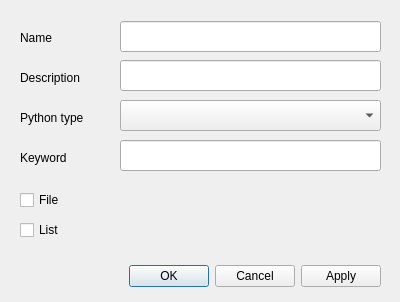
<?xml version="1.0" encoding="UTF-8"?>
<ui version="4.0">
 <class>Dialog</class>
 <widget class="QDialog" name="Dialog">
  <property name="geometry">
   <rect>
    <x>0</x>
    <y>0</y>
    <width>400</width>
    <height>302</height>
   </rect>
  </property>
  <property name="windowTitle">
   <string>Edit Python parameter</string>
  </property>
  <widget class="QDialogButtonBox" name="buttonBox">
   <property name="geometry">
    <rect>
     <x>100</x>
     <y>260</y>
     <width>281</width>
     <height>32</height>
    </rect>
   </property>
   <property name="orientation">
    <enum>Qt::Horizontal</enum>
   </property>
   <property name="standardButtons">
    <set>QDialogButtonBox::Apply|QDialogButtonBox::Cancel|QDialogButtonBox::Ok</set>
   </property>
  </widget>
  <widget class="QLabel" name="labelName">
   <property name="geometry">
    <rect>
     <x>20</x>
     <y>30</y>
     <width>62</width>
     <height>16</height>
    </rect>
   </property>
   <property name="text">
    <string>Name</string>
   </property>
  </widget>
  <widget class="QLabel" name="labelDescription">
   <property name="geometry">
    <rect>
     <x>20</x>
     <y>70</y>
     <width>81</width>
     <height>16</height>
    </rect>
   </property>
   <property name="text">
    <string>Description</string>
   </property>
  </widget>
  <widget class="QLabel" name="labelFlag">
   <property name="geometry">
    <rect>
     <x>20</x>
     <y>150</y>
     <width>62</width>
     <height>16</height>
    </rect>
   </property>
   <property name="text">
    <string>Keyword</string>
   </property>
  </widget>
  <widget class="QCheckBox" name="checkBoxFile">
   <property name="geometry">
    <rect>
     <x>20</x>
     <y>190</y>
     <width>131</width>
     <height>20</height>
    </rect>
   </property>
   <property name="text">
    <string>File</string>
   </property>
  </widget>
  <widget class="QCheckBox" name="checkBoxList">
   <property name="geometry">
    <rect>
     <x>20</x>
     <y>220</y>
     <width>131</width>
     <height>20</height>
    </rect>
   </property>
   <property name="text">
    <string>List</string>
   </property>
  </widget>
  <widget class="QLineEdit" name="textEditName">
   <property name="geometry">
    <rect>
     <x>120</x>
     <y>21</y>
     <width>261</width>
     <height>31</height>
    </rect>
   </property>
  </widget>
  <widget class="QLineEdit" name="textEditDescription">
   <property name="geometry">
    <rect>
     <x>120</x>
     <y>60</y>
     <width>261</width>
     <height>31</height>
    </rect>
   </property>
  </widget>
  <widget class="QLineEdit" name="textEditKeyword">
   <property name="geometry">
    <rect>
     <x>120</x>
     <y>140</y>
     <width>261</width>
     <height>31</height>
    </rect>
   </property>
  </widget>
  <widget class="QLabel" name="labelFlagType">
   <property name="geometry">
    <rect>
     <x>20</x>
     <y>110</y>
     <width>81</width>
     <height>16</height>
    </rect>
   </property>
   <property name="text">
    <string>Python type</string>
   </property>
  </widget>
  <widget class="QComboBox" name="comboBoxType">
   <property name="geometry">
    <rect>
     <x>120</x>
     <y>100</y>
     <width>261</width>
     <height>31</height>
    </rect>
   </property>
  </widget>
 </widget>
 <tabstops>
  <tabstop>textEditName</tabstop>
  <tabstop>textEditDescription</tabstop>
  <tabstop>textEditKeyword</tabstop>
  <tabstop>checkBoxFile</tabstop>
  <tabstop>checkBoxList</tabstop>
  <tabstop>buttonBox</tabstop>
 </tabstops>
 <resources/>
 <connections>
  <connection>
   <sender>buttonBox</sender>
   <signal>accepted()</signal>
   <receiver>Dialog</receiver>
   <slot>accept()</slot>
   <hints>
    <hint type="sourcelabel">
     <x>248</x>
     <y>254</y>
    </hint>
    <hint type="destinationlabel">
     <x>157</x>
     <y>274</y>
    </hint>
   </hints>
  </connection>
  <connection>
   <sender>buttonBox</sender>
   <signal>rejected()</signal>
   <receiver>Dialog</receiver>
   <slot>reject()</slot>
   <hints>
    <hint type="sourcelabel">
     <x>316</x>
     <y>260</y>
    </hint>
    <hint type="destinationlabel">
     <x>286</x>
     <y>274</y>
    </hint>
   </hints>
  </connection>
 </connections>
</ui>
